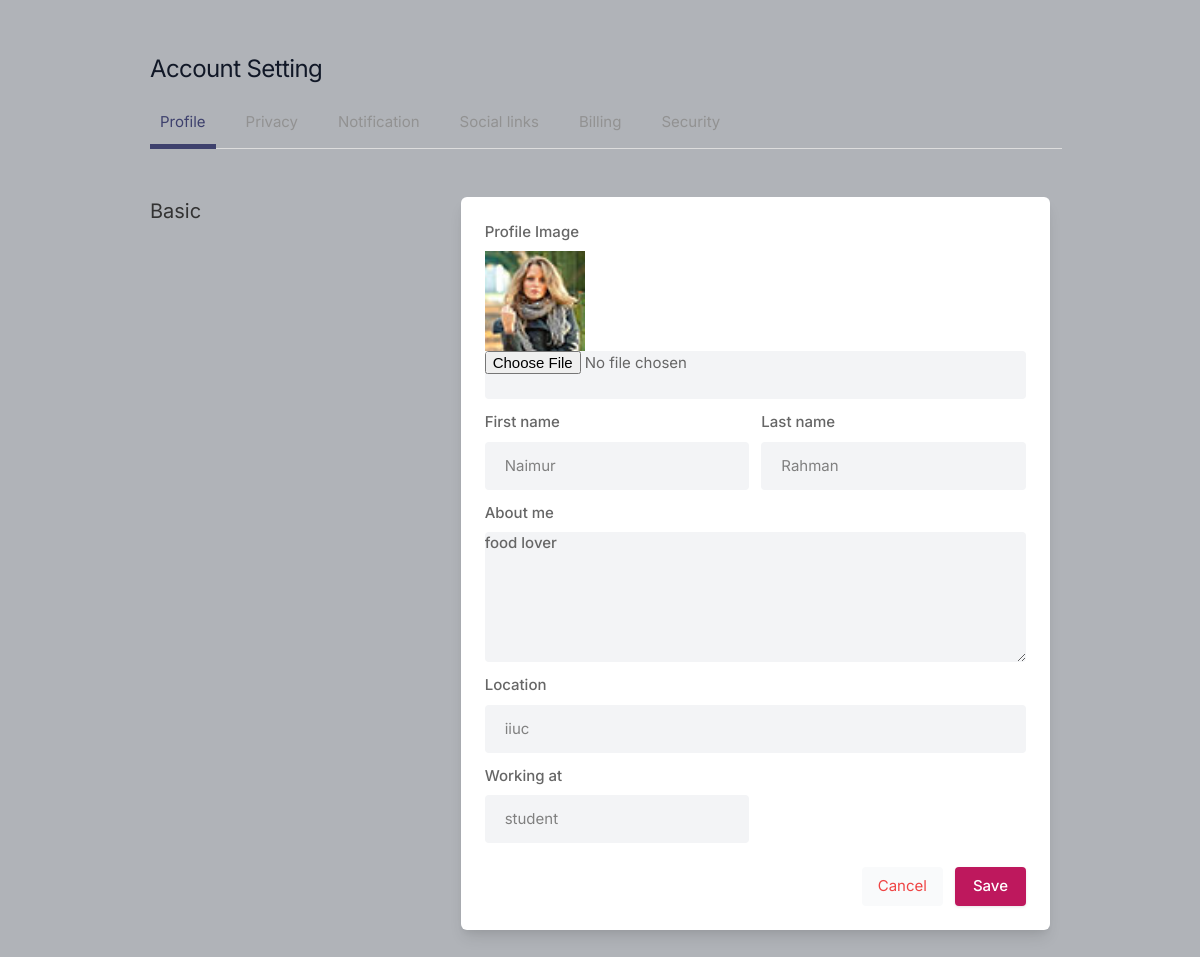
/settings (signed in), run on the app's committed database.
### core/models.py (models this page shows, shortened)
class CustomUser(AbstractBaseUser,PermissionsMixin,models.Model):
    email = models.EmailField(max_length=100,unique=True,primary_key = True)
    user_name = models.CharField(max_length=100,unique=True)
    profileimg = models.ImageField(upload_to="profile_img",default="blank-profile-picture.png")
    password = models.CharField(max_length = 100)
    first_name = models.CharField(max_length=20,blank=True,null=True)
    last_name = models.CharField(max_length=20,blank=True,null=True)
    bio = models.CharField(max_length=100,blank=True,null=True)
    location = models.CharField(max_length=50,blank=True,null=True)
    occupation = models.CharField(max_length=20,blank=True,null=True)
    relationship = models.CharField(max_length=20,blank=True,null=True)
    has_joined = models.DateField(default = datetime.now)
    is_active = models.BooleanField(default=True)
    is_superuser = models.BooleanField(default=False)
    is_staff = models.BooleanField(default=False)
    USERNAME_FIELD = 'email'
    REQUIRED_FIELDS = []
    objects = CustomUserManager()
    class Meta(AbstractBaseUser.Meta):
        verbose_name = 'User'
        verbose_name_plural = 'Users'

### core/views.py (the view, shortened to what this page needs)
# urls.py: path('settings',views.settings,name='settings'),
@login_required(login_url='signin')
def settings(request):
    user_obj = CustomUser.objects.get(email = request.user.email)
    return render(request,'setting.html',{"user_obj":user_obj})

### templates/setting.html (shortened to what this page needs)
{% load static %}
<!DOCTYPE html>
<html lang="en">
<head>
    <link rel="stylesheet" href="{% static 'assets/css/icons.css' %}">
    <link rel="stylesheet" href="{% static 'assets/css/uikit.css' %}">
    <link rel="stylesheet" href="{% static 'assets/css/style.css' %}">
    <link rel="stylesheet" href="{% static 'assets/css/tailwind.css' %}">
</head>
<body>
            <div class="container m-auto">
                <h1 class="text-2xl leading-none text-gray-900 tracking-tight mt-3"> Account Setting </h1>
                <ul class="mt-5 -mr-3 flex-nowrap lg:overflow-hidden overflow-x-scroll uk-tab">
                    <li class="uk-active"><a href="#">Profile</a></li>
                    <li><a href="#">Privacy</a></li>
                    <li><a href="#">Notification</a></li>
                    <li><a href="#">Social links</a></li>
                    <li><a href="#">Billing</a></li>
                    <li><a href="#">Security</a></li>
                </ul>
                <div class="grid lg:grid-cols-3 mt-12 gap-8">
                    <div>
                        <h3 class="text-xl mb-2"> Basic</h3>
                    </div>
                    <div class="bg-white rounded-md lg:shadow-lg shadow col-span-2">
                        <form action="settings" method="POST" enctype="multipart/form-data">
                            <div class="grid grid-cols-2 gap-3 lg:p-6 p-4">
                                <div class="col-span-2">
                                    <label for=""> Profile Image</label>
                                    <img width="100" height="100" src="{{user_obj.profileimg.url}}" alt="no Picture" >
                                    <input type="file" name="image" class="shadow-none bg-gray-100">
                                </div>
                                 <div>
                                        <label for=""> First name</label>
                                        <input type="text" name="fname" value="{{user_obj.first_name}}" placeholder="First name" class="shadow-none bg-gray-100">
                                </div>
                                <div>
                                    <label for=""> Last name</label>
                                    <input type="text" name="lname" placeholder="Last name" value="{{user_obj.last_name}}" class="shadow-none bg-gray-100">
                                </div>
                                <div class="col-span-2">
                                        <label for="about">About me</label>
                                        <textarea id="about" name="bio" rows="2"  class="shadow-none bg-gray-100">{{user_obj.bio}}</textarea>
                                    </div>
                                    <div class="col-span-2">
                                        <label for=""> Location</label>
                                        <input type="text" name ="location" placeholder="Location" value="{{user_obj.location}}" class="shadow-none bg-gray-100">
                                    </div>
                                    <div>
                                    <label for=""> Working at</label>
                                    <input type="text" name="occupation" placeholder="Occupations" value="{{user_obj.occupation}}" class="shadow-none bg-gray-100">
                                    </div>
                            </div>
                            <div class="bg-gray-10 p-6 pt-0 flex justify-end space-x-3">
                                <button class="p-2 px-4 rounded bg-gray-50 text-red-500"> Cancel </button>
                                <button type="submit" class="button bg-blue-700"> Save </button>
                            </div>
                        </form>
                    </div>
                    <br>
                </div>
            </div>
</body>
</html>

### static/assets/css/style.css (style rules this page uses)
body { background-color: #B0B3B8!important; }
button { vertical-align: middle; }
span.button, button.button { background-color: #be185d; top: 0; color: #fff; position: relative; padding: 8px 18px; line-height: 22px; position: relative; font-weight: 500; font-size: 15px; display: inline-block; -webkit-transition: all 0.2s ease-in-out; transition: all 0.2s ease-in-out; cursor: pointer; overflow: hidden; border: none; border-radius: 4px; -webkit-box-shadow: 0 1px 3px rgba(0, 0, 0, 0.1); box-shadow: 0 1px 3px rgba(0, 0, 0, 0.1); }
input { height: 48px; line-height: 48px; padding: 0 20px; outline: none; font-size: 15px; color: #808080; max-width: 100%; width: 100%; -webkit-box-sizing: border-box; box-sizing: border-box; display: block; font-weight: 400; opacity: 1; border-radius: 4px; border: none; -webkit-box-shadow: 0 1px 4px 0px rgba(0, 0, 0, 0.12); box-shadow: 0 1px 4px 0px rgba(0, 0, 0, 0.12); }
input[type="text"], input[type="password"], input[type="email"], input[type="number"] { height: 48px; line-height: 48px; padding: 0 20px; outline: none; font-size: 15px; color: #808080; max-width: 100%; width: 100%; -webkit-box-sizing: border-box; box-sizing: border-box; display: block; font-weight: 400; opacity: 1; border-radius: 4px; border: none; -webkit-box-shadow: 0 1px 4px 0px rgba(0, 0, 0, 0.12); box-shadow: 0 1px 4px 0px rgba(0, 0, 0, 0.12); }
textarea { height: 48px; line-height: 48px; padding: 0 20px; outline: none; font-size: 15px; color: #808080; margin: 0 0 16px 0; max-width: 100%; width: 100%; -webkit-box-sizing: border-box; box-sizing: border-box; display: block; background-color: #fff; font-weight: 500; opacity: 1; border-radius: 4px; border: none; -webkit-box-shadow: 0 1px 4px 0px rgba(0, 0, 0, 0.12); box-shadow: 0 1px 4px 0px rgba(0, 0, 0, 0.12); }
input { -webkit-transition: all 0.1s ease-in-out; transition: all 0.1s ease-in-out; }
::placeholder { color: #808080; opacity: 1; }
textarea { height: auto; line-height: 27px; padding: 20px; min-height: 130px; -webkit-transition: none !important; transition: none !important; min-width: 100%; }
label, legend { display: block; font-weight: bold; font-size: 15px; font-weight: 500; margin-bottom: 8px; }
button { border: none; margin: 0; padding: 0; width: auto; overflow: visible; background: transparent; color: inherit; font: inherit; line-height: normal; cursor: pointer; }
a { color: #be185d; -webkit-transition: 0.3s; transition: 0.3s; outline: none !important; }
button { outline: none !important; }
img { max-width: 100%; }
body { color: #666; font-size: 15px; line-height: 27px; background-color: #f0f2f5; font-family: "Inter", sans-serif; text-transform: none; }
h1, h2, h3, h4, h5, h6 { font-family: "Inter", sans-serif; text-transform: none; }
input[type="text"], input[type="password"], input[type="email"] { font-family: "Inter", sans-serif; text-transform: none; }
textarea, select { font-family: "Inter", sans-serif; text-transform: none; }
button, body .pac-container { font-family: "Inter", sans-serif; text-transform: none; }
h1, h2, h3, h4, h5, h6 { color: #333; font-weight: 500; margin: 0; padding: 0; }
h1 { font-size: 32px; }
h3 { font-size: 22px; }
@media (min-width: 1024px) { .container { max-width: 900px !important; padding-top: 45px; } }
.shadow-none { -webkit-box-shadow: none !important; box-shadow: none !important; }

### data on the page
CustomUser: profileimg (picture), fname "Naimur", lname "Rahman", bio "food lover", location "iiuc", occupation "student"
